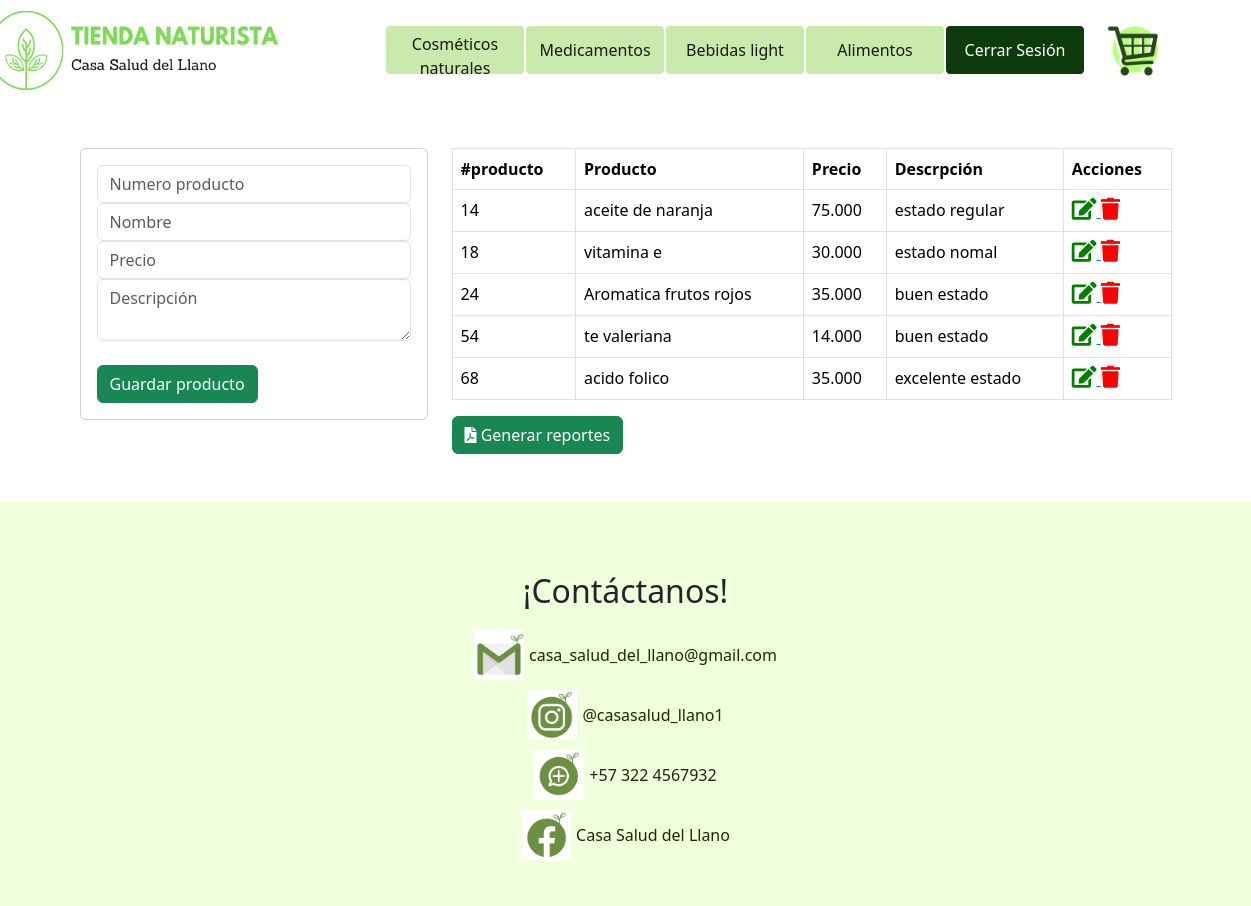
/vistas/admin.php, run on the app's committed database.
### tables this page shows
CREATE TABLE producto(
prod_codigo bigint primary key not null, 
prod_nombre varchar(50) not null,
prod_precioVenta varchar(50) not null,
prod_descripcion varchar(50) not null
);

### vistas/admin.php (the view, shortened to what this page needs)
<?php include("../modelo/bd.php") ?>
<!DOCTYPE html>
<html lang="en">
<head>
    <link rel="stylesheet" href="../assets/css/layout.css">
    <link href="https://cdn.jsdelivr.net/npm/bootstrap@5.3.2/dist/css/bootstrap.min.css" rel="stylesheet">
    <link rel="stylesheet" href="https://cdnjs.cloudflare.com/ajax/libs/font-awesome/5.15.1/css/fontawesome.min.css">
    <link rel="stylesheet" href="https://cdnjs.cloudflare.com/ajax/libs/font-awesome/5.15.1/css/all.min.css">
</head>
<body>
<nav class="navbar-items">
  <div class="navbar-items">
    <div class="logo-btn">
      <a href="../index.php"><img src="../assets/img/Logo_empresa2.png" alt="Logo" class="logo-img"style="width: 300px; height: 100px;"></a>
    </div>
    <a href="cosmeticos.php"><button class="btn">Cosméticos naturales</button></a>
    <a href="medicamentos.php"><button class="btn">Medicamentos</button></a>
    <a href="bebidas.php"><button class="btn">Bebidas light</button></a>
    <a href="alimentos.php"><button class="btn">Alimentos</button></a>
  </div>
  <div class="navbar-right">
    <a href="../controlador/cerrarSesion.php"><button class="btn ingresar-btn">Cerrar Sesión</button></a>
    <div class="cart-btn">
    <img src="../assets/img/Carrito_de_compras.png" alt="Carrito de compras" class="cart-img"style="width: 61px; height: 60px;">
    </div>
  </div>
</nav>
<br>
<div class="container p-4">
  <div class="row">
    <div class="col-md-4">
      <div class="card card-body">
        <form action="../controlador/producto.php" method="POST">
          <div class="form-group">
            <input type="nummber" name="codigo" class="form-control" placeholder="Numero producto" autofocus>
          </div>
          <div class="form-group">
            <input type="text" name="title" class="form-control" placeholder="Nombre" autofocus>
          </div>
          <div class="form-group">
            <input type="float" name="price" class="form-control" placeholder="Precio" autofocus>
          </div>
          <div class="form-group">
            <textarea name="description" rows="2" class="form-control" placeholder="Descripción" autofocus></textarea>
          </div>
          <br>
          <input type="submit" class="btn btn-success btn-block" name="save" value="Guardar producto">
        </form>
      </div>
    </div>
    <div class="col-md-8">
      <table class="table table-bordered">
        <thead>
          <tr>
            <th>#producto</th>
            <th>Producto</th>
            <th>Precio</th>
            <th>Descrpción</th>
            <th>Acciones</th>
          </tr>
        </thead>
        <tbody>
          <?php
          $query= "SELECT * FROM producto";
          $result_prod = mysqli_query($conexion, $query);
          while($row = mysqli_fetch_array($result_prod)) { ?>
           <tr>
            <td><?php echo $row['prod_codigo'] ?></td>
            <td><?php echo $row['prod_nombre'] ?></td>
            <td><?php echo $row['prod_precioVenta'] ?></td>
            <td><?php echo $row['prod_descripcion'] ?></td>
            <td>
              <a href="../modelo/Editar.php?codigo=<?php echo $row['prod_codigo']?>">
                <i class="fas fa-edit" style="color: green; font-size: 22px"></i>
              </a>
              <a href="../modelo/Eliminar.php?codigo=<?php echo $row['prod_codigo']?>">
                <i class="fas fa-trash" style="color: red; font-size: 22px"></i>
              </a>
            </td>
           </tr>
          <?php  } ?>
        </tbody>
      </table>
      <div class="text-right">
        <a href="fpdf/report.php" target="_blank" class="btn btn-success"><i class="fas fa-file-pdf"></i> Generar reportes</a>
      </div>
    </div>
  </div>
</div>
<br>
<footer>
  <div class="contact-us">
    <h2>¡Contáctanos!</h2>
  </div>
  <ul class="social-links">
    <li>
      <a href="mailto:casa_salud_del_llano@gmail.com">
        <img src="../assets/img/gmail_logo.png" alt="Gmail" />
        <span class="link-text">casa_salud_del_llano@gmail.com</span>
      </a>
    </li>
    <li>
      <a href="https://www.instagram.com/casasalud_llano1">
        <img src="../assets/img/instagram_logo.png" alt="Instagram" />
        <span class="link-text">@casasalud_llano1</span>
      </a>
    </li>
    <li>
      <a href="https://wa.me/573224567932">
        <img src="../assets/img/whatsapp_logo.png" alt="WhatsApp" />
        <span class="link-text">+57 322 4567932</span>
      </a>
    </li>
    <li>
      <a href="https://www.facebook.com/CasaSaludDelLlano">
        <img src="../assets/img/facebook_logo.png" alt="Facebook" />
        <span class="link-text">Casa Salud del Llano</span>
      </a>
    </li>
  </ul>
</footer>
</body>
</html>

### assets/css/layout.css (style rules this page uses)
.logo-img, .cart-img { height: 20px; }
.logo-btn { margin-right: 100px; cursor: pointer; }
.navbar-items { flex: 1; display: flex; justify-content: center; align-items: center; cursor: pointer; }
.navbar-right { display: flex; align-items: center; cursor: pointer; }
.navbar-items button, .navbar-right button { display: inline-block; padding: 6px 12px; text-decoration: none; background-color: #cae9ac; color: #191b15; border-radius: 5px; cursor: pointer; width: 140px; height: 50px; border-color: #ffffff; }
.navbar-right .btn.ingresar-btn { background-color: #0e3b0e; color: white; }
.cart-btn { margin-left: 20px; margin-right: 100px; cursor: pointer; }
body { font-family: Arial, sans-serif; margin: 0; padding: 0; background-color: #ffffff; }
footer { background-color: #f0ffdc; padding: 20px; text-align: center; align-items: center ; }
.contact-us { margin-top: 50px; margin-bottom: 20px; text-align: center; }
.social-links { list-style-type: none; padding: 0; display: flex; flex-direction: column; align-items: center; }
.social-links li { margin-bottom: 10px; text-align: center; }
.social-links a { display: flex; align-items: center; text-decoration: none; color: #000; }
.social-links img { width: 50px; height: 50px; margin-right: 5px; align-content: center; }
.link-text { color: #1a2903; }

### data on the page
producto: prod_codigo "14", prod_nombre "aceite de naranja", prod_precioVenta "75.000", prod_descripcion "estado regular"
producto: prod_codigo "18", prod_nombre "vitamina e", prod_precioVenta "30.000", prod_descripcion "estado nomal"
producto: prod_codigo "24", prod_nombre "Aromatica frutos rojos", prod_precioVenta "35.000", prod_descripcion "buen estado"
producto: prod_codigo "54", prod_nombre "te valeriana", prod_precioVenta "14.000", prod_descripcion "buen estado"
producto: prod_codigo "68", prod_nombre "acido folico", prod_precioVenta "35.000", prod_descripcion "excelente estado"
